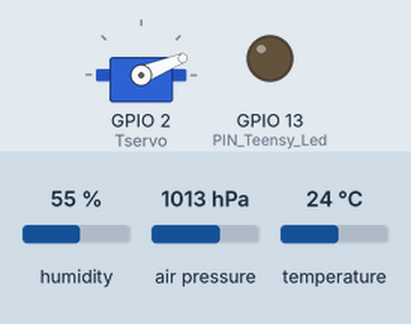
Recording of a sketch running on a simulated ESP32. Shown: servo, output pins drawn as LEDs (lit = HIGH). The inputs (shaded band) are chosen by the test bench; at power-on: air pressure 1013 hPa, temperature 24 °C, humidity 55 %. What the sketch prints to the serial monitor is not drawn.

Above: at 0.7 s.
At 14.8 s:
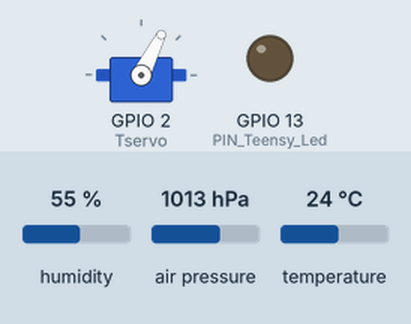
14.9 s: air pressure set to 1048 hPa
20.9 s: temperature set to 12 °C
At 22.3 s:
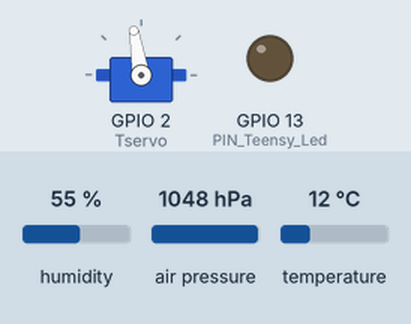
Timing chart, 0 to 23.9 s (numbered marks = the images above; inputs shaded):
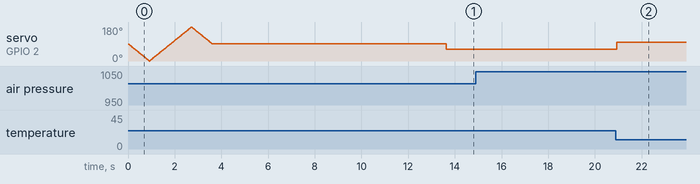

The sketch:

BME280_Teensy40_TempPres.ino
```cpp
/*  Adapted from Adafruit example for the BME280 temperature sensor.
 *  I added the bit that sends a parameter over a UART to an external
 *  device which requests the parameter it wants by sening a single number
 *  corresponding to the requested parameter.
 *
 *  This project uses a Teensy 4.0 for whatever sort of data acquisition and reduction is needed,
 *  then, the ESP32 WiFi processor is free to format the data and serve it over the network.
 *  The basic strategy is to provide the Teensy platform because of it's I/O and speed, the
 *  ESP32 is just a connectivity port.   The Heltec ESP32 V2 used in this project has
 *  Lora capability in addition to WiFi and BT.
 */
 #include <Wire.h>
#include <Adafruit_Sensor.h>
#include <Adafruit_BME280.h>
#include <Servo.h>
#define SEALEVELPRESSURE_HPA (1013.25)
#define PIN_Teensy_Led (13)
Servo Tservo;   // Temperature indicating servo
Adafruit_BME280 bme; // I2C    //Adafruit_BME280 bme(BME_CS); // hardware SPI  //Adafruit_BME280 bme(BME_CS, BME_MOSI, BME_MISO, BME_SCK); // software SPI
String ESP32_inStr;
float TempC, TempF, Press, Humid, Altit, PressInHg, PressInPSI;
int printMode = 0;

void setup() {
  pinMode(PIN_Teensy_Led, OUTPUT);    digitalWrite(PIN_Teensy_Led, LOW);
  Tservo.attach(2);
  Serial.begin(115200);  Serial2.begin(115200); //For COM to the ESP32, which will handle the WiFi
  Serial.println(F("BME280 V-1"));
  bool status;
  int I2Caddr = 0x76;    // default I2C 0x76 addr
  status = bme.begin(I2Caddr);  //was originally 0x76,  jwb 230716
  delay(10);    Serial.println();

  Serial.print("Going to 0, pausing a second, then to 180");   //temp code to set the pointer
  for (int n=90;  n>0;    n--){    Tservo.write(n);  delay(10);   }
  for (int n=0;   n<180;  n++){    Tservo.write(n);  delay(10);  }
  for (int n=180; n>90;   n--){    Tservo.write(n);  delay(10);  }
  for (int n=10; n>0; n--){  //to check the pointer mounting
    Serial.print("At 90 degrees for ");    Serial.print(n);   Serial.println("  more seconds.");
    delay(1000);
  }
}


void loop() { // This loop needs to conplete faster than the data request rate of the ESP32
  int servoDegrees;
  readBME();  // Get the full set of parameters from the sensor, but will only send the ones requested.
  printMode = 0;  //inhibits printing
  ESP32_inStr = "";  // Clear string before fetching and appending
  while (Serial2.available()){  ESP32_inStr += char(Serial2.read() );    }
  if ( ESP32_inStr.length() >= 1){
    printMode = ESP32_inStr.toInt();   //Convert to an integer to select printing action.
    // Send to USB for verification while developing.   Serial.print(ESP32_inStr);   Serial.print(" -> ");     Serial.println(printMode);
  }

  printValuesUSB();             // Sends all the data to the serial monitor
  printValuesUART(printMode);   // Sends just the data requested by printMode
  delay(10);
  servoDegrees = -3*TempC + 135;
  Tservo.write(servoDegrees);
  //  Serial.print("C ");  Serial.print(TempC); Serial.print(" yields "); Serial.println(servoDegrees);
}

void printValuesUART(int whichParameter){
  //Serial.println(whichParameter);
  switch (whichParameter){
    case 0: break;  //This case is used as the inhibitor from printing.
    case 1: Serial2.print(TempC);   break;
    case 2: Serial2.print(Press);   break;
    case 3: Serial2.print(Altit);   break;
    case 4: Serial2.print(Humid);   break;
    default: break;
  }
  return;
}

void printValuesUSB() {
  Serial.print("Temperature = ");       Serial.print(TempC);        Serial.print(" *C");
  Serial.print("       ");              Serial.print(TempF);        Serial.println(" *F");
  Serial.print("Pressure = ");          Serial.print(Press);        Serial.print(" hPa   ");
                                        Serial.print(PressInHg);    Serial.print(" In Hg   ");
                                        Serial.print(PressInPSI);   Serial.println(" PSI");
  Serial.print("Approx. Altitude = ");  Serial.print(Altit);        Serial.println(" m");
  Serial.print("Humidity = ");          Serial.print(Humid);        Serial.println(" %");
  Serial.println();
}

void readBME(){  // Also calculates alternate units
  TempC =  bme.readTemperature();
  TempF = 1.8 * TempC + 32;
  Press = bme.readPressure() / 100.0F;
  Altit = bme.readAltitude(SEALEVELPRESSURE_HPA);
  Humid = bme.readHumidity();
  PressInHg = Press / 33.8638;
  PressInPSI = Press * 0.014504;
  return;
}
```

Measured:
- after the input at 20.9 s, servo on GPIO 2 (Tservo): 63° → 99° at once
